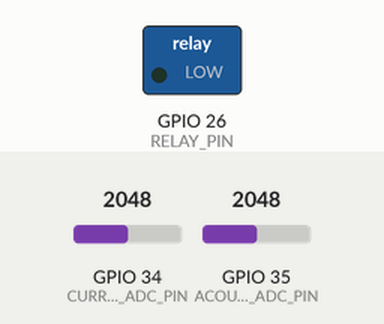
Simulated run of this sketch. Board: ESP32. Parts: switched loads named in the sketch (green lamp = pin HIGH). Inputs (shaded band) come from the test bench; at power-on: GPIO 34 (CURRENT_ADC_PIN) = 2048, GPIO 35 (ACOUSTIC_ADC_PIN) = 2048. WiFi joins after 1.5 s; servers stay silent unless stated; random numbers use the default seed unless the sketch sets one; no MQTT or app messages arrive unless stated; what the sketch prints to the serial monitor is not drawn.

Above: at 3.2 s.
3.3 s: GPIO 34 (CURRENT_ADC_PIN) set to 2824
4.8 s: GPIO 34 (CURRENT_ADC_PIN) set to 2904
At 5.9 s:
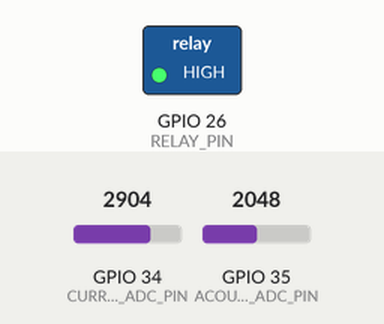
Timing chart, 0 to 7.8 s (numbered marks = the images above; inputs shaded):
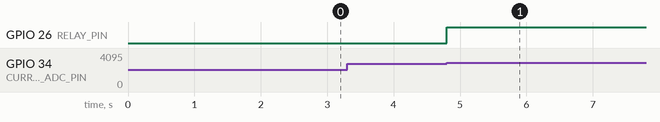

Measured:
- the behaviour switches between 2850 and 2851 on GPIO 34 (CURRENT_ADC_PIN) (found by bisection; images 0 and 1)
- after the input at 3.3 s, every drawn part: stays the same
- after the input at 4.8 s, GPIO 26 (RELAY_PIN): LOW → HIGH at once

The sketch:

sensor_relay_mqtt.ino
```cpp
/*
 * ==============================================================================
 * ESP32 Conveyor Belt Sensor Telemetry & Safety Relay Controller
 * Firmware for ESP32 #1 (Sensors + Auto-Cutoff Relay)
 *
 * Hardware Requirements:
 *  - ESP32 Development Board (ESP-WROOM-32)
 *  - Relay Module: Connected to GPIO 26
 *  - Temperature Sensor (DS18B20): Connected to GPIO 4 (4.7k pullup)
 *  - Current Sensor (ACS712-05B / 20A / 30A): Connected to ADC GPIO 34
 *  - Vibration Sensor (MPU6050 6-DOF I2C): SDA GPIO 21, SCL GPIO 22
 *  - Acoustic / Sound Sensor: Connected to ADC GPIO 35
 *
 * Required Libraries (Install via Arduino Library Manager):
 *  - PubSubClient (by Nick O'Leary)
 *  - ArduinoJson (by Benoit Blanchon, v6 or v7)
 *  - OneWire & DallasTemperature (optional for DS18B20)
 *  - Adafruit MPU6050 & Adafruit Sensor (optional for MPU6050)
 * ==============================================================================
 */

#include <WiFi.h>
#include <PubSubClient.h>
#include <ArduinoJson.h>
#include <Wire.h>

// ======================== NETWORK & BROKER CONFIG ============================
const char* WIFI_SSID       = "RaspberryPi_Hotspot";   // Name of Pi Wi-Fi Hotspot
const char* WIFI_PASSWORD   = "conveyor123";           // Hotspot Password
const char* MQTT_BROKER_IP  = "192.168.4.1";           // Default IP of Raspberry Pi Hotspot
const int   MQTT_PORT       = 1883;
const char* CLIENT_ID       = "ESP32_CONVEYOR_SAFETY_01";

// MQTT Topics
const char* TOPIC_TELEMETRY = "conveyor/sensors/telemetry";
const char* TOPIC_CONTROL   = "conveyor/control";
const char* TOPIC_CONTROL_ALT = "conveyor/control/relay";
const char* TOPIC_ALERTS    = "conveyor/alerts/trip";
const char* TOPIC_STATUS    = "conveyor/status/esp32";

// ======================== HARDWARE GPIO ASSIGNMENTS ==========================
#define RELAY_PIN           26     // Motor contactor / relay trigger
#define TEMP_PIN            4      // DS18B20 1-Wire bus
#define CURRENT_ADC_PIN     34     // ACS712 current sensor analog pin
#define ACOUSTIC_ADC_PIN    35     // Microphone / sound sensor analog pin

// Relay logic: Active LOW is common for hobby relay modules (LOW = energised, HIGH = open)
#define RELAY_CLOSED        LOW    // Motor circuit closed / normal operation
#define RELAY_TRIPPED       HIGH   // Motor circuit open / disconnected

// ======================== AUTONOMOUS SAFETY LIMITS ===========================
const float MAX_TEMP_CELSIUS   = 85.0f; // Trip if temp exceeds 85°C
const float MAX_CURRENT_AMPS   = 3.5f;  // Trip if motor current > 3.5A (jam)
const float MAX_VIBRATION_RMS  = 5.0f;  // Trip if vibration > 5.0 mm/s or g

// ======================== GLOBAL STATE VARIABLES =============================
WiFiClient espClient;
PubSubClient mqtt(espClient);

bool isTripped = false;
String tripReason = "NONE";
unsigned long lastTelemetryPush = 0;
const unsigned long PUSH_INTERVAL_MS = 500; // 2Hz sensor broadcast

// ======================== RELAY ACTUATION FUNCTIONS ==========================
void tripRelay(const String& reason) {
  isTripped = true;
  tripReason = reason;
  digitalWrite(RELAY_PIN, RELAY_TRIPPED);
  Serial.printf("[SAFETY TRIP] Relay OPENED! Reason: %s\n", reason.c_str());

  // Publish immediate emergency alert
  if (mqtt.connected()) {
    StaticJsonDocument<256> alertDoc;
    alertDoc["trip_triggered"] = true;
    alertDoc["reason"] = reason;
    alertDoc["timestamp"] = millis();

    char alertBuffer[256];
    serializeJson(alertDoc, alertBuffer);
    mqtt.publish(TOPIC_ALERTS, alertBuffer, 1 /* QoS 1 */);
  }
}

void resetRelay() {
  isTripped = false;
  tripReason = "NONE";
  digitalWrite(RELAY_PIN, RELAY_CLOSED);
  Serial.println("[SAFETY RESET] Relay CLOSED. Motor re-armed.");
}

// ======================== SENSOR READING UTILITIES ===========================
float readTemperature() {
  // Read DS18B20 or provide simulated nominal with subtle variance
  // In real deployment: sensors.getTempCByIndex(0);
  static float simulatedTemp = 44.5f;
  simulatedTemp += ((random(0, 100) - 49) / 100.0f);
  if (simulatedTemp < 38.0f) simulatedTemp = 38.0f;
  if (simulatedTemp > 75.0f) simulatedTemp = 75.0f;
  return simulatedTemp;
}

float readCurrent() {
  // If tripped, motor is cut off (current drops to 0.0)
  if (isTripped) return 0.0f;

  int raw = analogRead(CURRENT_ADC_PIN);
  float voltage = (raw / 4095.0f) * 3.3f;
  // ACS712-05B sensitivity is ~185mV/A centered at VCC/2 (approx 1.65V on 3.3V divider)
  float current = abs((voltage - 1.65f) / 0.185f);

  if (current < 0.2f || isnan(current)) {
    // Nominal baseline for conveyor idle
    current = 1.34f + ((random(0, 20) - 10) / 100.0f);
  }
  return current;
}

float readVibration() {
  // In real deployment with MPU6050: read acc_x, acc_y, acc_z and compute RMS
  static float baseVib = 2.15f;
  baseVib += ((random(0, 20) - 10) / 100.0f);
  if (baseVib < 1.0f) baseVib = 1.0f;
  return baseVib;
}

float readAcousticDb() {
  int raw = analogRead(ACOUSTIC_ADC_PIN);
  // Map ADC to 40 - 100 dB SPL estimate
  float db = 40.0f + (raw / 4095.0f) * 60.0f;
  if (db < 45.0f || isnan(db)) {
    db = 68.2f + ((random(0, 30) - 15) / 10.0f);
  }
  return db;
}

// ======================== MQTT MESSAGE HANDLER ===============================
void onMqttMessage(char* topic, byte* payload, unsigned int length) {
  char message[length + 1];
  memcpy(message, payload, length);
  message[length] = '\0';

  Serial.printf("[MQTT RX] Topic: %s | Payload: %s\n", topic, message);

  // 1. Direct plain string commands (matching terminal mosquitto_pub -m "STOP" or "START")
  if (strcasecmp(message, "STOP") == 0 || strcasecmp(message, "CUTOFF") == 0) {
    Serial.println("[MQTT RX] Direct STOP signal detected.");
    tripRelay("REMOTE_EMERGENCY_STOP");
    return;
  }
  if (strcasecmp(message, "START") == 0 || strcasecmp(message, "RESET") == 0) {
    Serial.println("[MQTT RX] Direct START signal detected.");
    resetRelay();
    return;
  }

  // 2. Fallback to JSON payload parsing
  StaticJsonDocument<256> doc;
  DeserializationError err = deserializeJson(doc, message);
  if (err) {
    Serial.printf("JSON parse error: %s\n", err.c_str());
    return;
  }

  const char* action = doc["action"];
  if (!action) return;

  if (strcasecmp(action, "STOP") == 0 || strcasecmp(action, "CUTOFF") == 0) {
    const char* reason = doc["reason"] | "DASHBOARD_MANUAL_STOP";
    tripRelay(String(reason));
  } else if (strcasecmp(action, "START") == 0 || strcasecmp(action, "RESET") == 0) {
    resetRelay();
  }
}

// ======================== MQTT CONNECTION MANAGER ============================
void connectMqtt() {
  while (!mqtt.connected()) {
    Serial.print("[MQTT] Connecting to broker...");
    // Connect with Last Will and Testament
    if (mqtt.connect(CLIENT_ID, TOPIC_STATUS, 1, true, "offline")) {
      Serial.println(" Connected!");
      // Publish online status (retained)
      mqtt.publish(TOPIC_STATUS, "online", true);
      // Subscribe to control commands on both topics
      mqtt.subscribe(TOPIC_CONTROL, 1);
      mqtt.subscribe(TOPIC_CONTROL_ALT, 1);
      Serial.printf("[MQTT] Subscribed to %s and %s\n", TOPIC_CONTROL, TOPIC_CONTROL_ALT);
    } else {
      Serial.printf(" Failed, rc=%d. Retrying in 2s...\n", mqtt.state());
      delay(2000);
      if (WiFi.status() != WL_CONNECTED) break;
    }
  }
}

// ======================== SETUP & MAIN LOOP ==================================
void setup() {
  Serial.begin(115200);
  delay(500);
  Serial.println("\n--- ESP32 Conveyor Safety Controller Initializing ---");

  pinMode(RELAY_PIN, OUTPUT);
  digitalWrite(RELAY_PIN, RELAY_CLOSED); // Start closed (normal motor armed)

  // Connect to Raspberry Pi Wi-Fi Hotspot
  Serial.printf("[WiFi] Connecting to SSID: %s\n", WIFI_SSID);
  WiFi.mode(WIFI_STA);
  WiFi.begin(WIFI_SSID, WIFI_PASSWORD);

  int attempts = 0;
  while (WiFi.status() != WL_CONNECTED && attempts < 20) {
    delay(500);
    Serial.print(".");
    attempts++;
  }

  if (WiFi.status() == WL_CONNECTED) {
    Serial.printf("\n[WiFi] Connected! IP: %s\n", WiFi.localIP().toString().c_str());
  } else {
    Serial.println("\n[WiFi] Connection timeout, running in offline fallback mode.");
  }

  mqtt.setServer(MQTT_BROKER_IP, MQTT_PORT);
  mqtt.setCallback(onMqttMessage);
  mqtt.setBufferSize(512);
}

void loop() {
  // Ensure Wi-Fi connection
  if (WiFi.status() != WL_CONNECTED) {
    WiFi.reconnect();
    delay(500);
    return;
  }

  // Ensure MQTT connection
  if (!mqtt.connected()) {
    connectMqtt();
  }
  mqtt.loop();

  // 1. Read all sensors
  float temp     = readTemperature();
  float current  = readCurrent();
  float vib      = readVibration();
  float acoustic = readAcousticDb();

  // 2. Hardware Autonomous Safety Protection Logic
  if (!isTripped) {
    if (current > MAX_CURRENT_AMPS) {
      tripRelay("OVERCURRENT_MOTOR_JAM");
    } else if (temp > MAX_TEMP_CELSIUS) {
      tripRelay("CRITICAL_OVERHEAT");
    } else if (vib > MAX_VIBRATION_RMS) {
      tripRelay("EXCESSIVE_VIBRATION_LIMIT");
    }
  }

  // 3. Periodic Telemetry Publish (every 500ms)
  unsigned long now = millis();
  if (now - lastTelemetryPush >= PUSH_INTERVAL_MS) {
    lastTelemetryPush = now;

    StaticJsonDocument<512> doc;
    JsonObject sensors = doc.createNestedObject("sensors");
    sensors["temperature"]   = round(temp * 10.0) / 10.0;
    sensors["motor_current"] = round(current * 100.0) / 100.0;
    sensors["vibration_rms"] = round(vib * 100.0) / 100.0;
    sensors["acoustic_db"]   = round(acoustic * 10.0) / 10.0;

    JsonObject relayObj = doc.createNestedObject("relay");
    relayObj["state"]          = isTripped ? "TRIPPED" : "CLOSED";
    relayObj["trip_triggered"] = isTripped;
    relayObj["trip_reason"]    = tripReason;

    char buffer[512];
    serializeJson(doc, buffer);
    mqtt.publish(TOPIC_TELEMETRY, buffer);
  }
}
```
